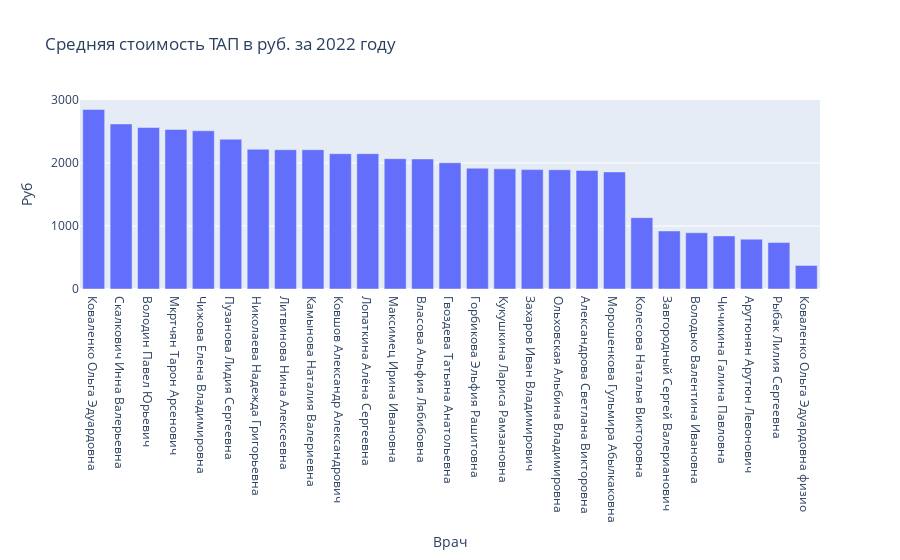

The notebook cell saved with this chart:
### Code cell
# Средняя стоимость ТАП в руб по врачу

px.bar(df_result.sort_values('avg_rub', ascending=False), 
       x='Врач',
       y='avg_rub',
       title=f'Средняя стоимость ТАП в руб. за {year} году') \
    .update_yaxes(title_text = 'Руб')

### Figure 1 — Plotly figure (JSON) as saved in the notebook; plotly's stock layout.template omitted (floating-point values rounded to 4 significant figures)
{"data": [{"alignmentgroup": "True", "hovertemplate": "Врач=%{x}<br>avg_rub=%{y}<extra></extra>", "legendgroup": "", "marker": {"color": "#636efa", "pattern": {"shape": ""}}, "name": "", "offsetgroup": "", "orientation": "v", "showlegend": false, "textposition": "auto", "type": "bar", "x": ["Коваленко Ольга Эдуардовна", "Скалкович Инна Валерьевна", "Володин Павел Юрьевич", "Мкртчян Тарон Арсенович", "Чижова Елена Владимировна", "Пузанова Лидия Сергеевна", "Николаева Надежда Григорьевна", "Литвинова Нина Алексеевна", "Камынова Наталия Валериевна", "Ковшов Александр Александрович", "Лопаткина Алёна Сергеевна", "Максимец Ирина Ивановна", "Власова Альфия Лябибовна", "Гвоздева Татьяна Анатольевна", "Горбикова Эльфия Рашитовна", "Кукушкина Лариса Рамзановна", "Захаров Иван Владимирович", "Ольховская Альбина Владимировна", "Александрова Светлана Викторовна", "Морошенкова Гульмира Абылкаковна", "Колесова Наталья Викторовна", "Завгородный Сергей Валерианович", "Володько Валентина Ивановна", "Чичикина Галина Павловна", "Арутюнян Арутюн Левонович", "Рыбак Лилия Сергеевна", "Коваленко Ольга Эдуардовна физио"], "xaxis": "x", "y": [2850, 2620, 2563, 2533, 2511, 2377, 2218, 2211, 2211, 2148, 2148, 2069, 2064, 2005, 1918, 1907, 1895, 1893, 1882, 1858, 1132, 921, 892, 843, 791, 737, 374], "yaxis": "y"}], "layout": {"barmode": "relative", "legend": {"tracegroupgap": 0}, "title": {"text": "Средняя стоимость ТАП в руб. за 2022 году"}, "xaxis": {"anchor": "y", "domain": [0, 1], "title": {"text": "Врач"}}, "yaxis": {"anchor": "x", "domain": [0, 1], "title": {"text": "Руб"}}}}
